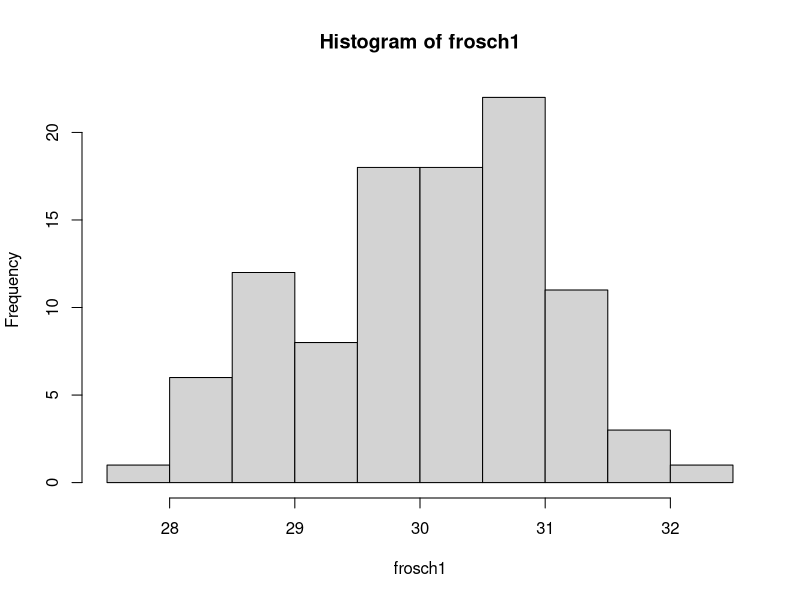
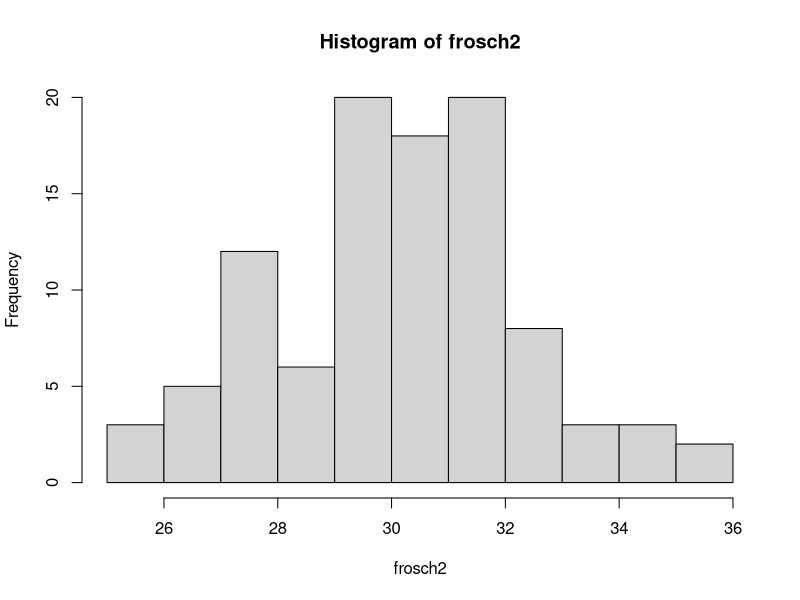
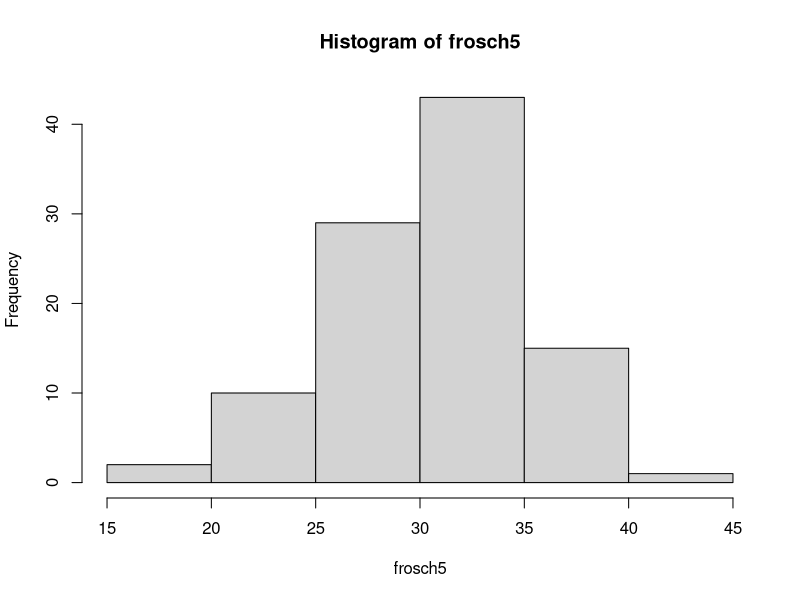
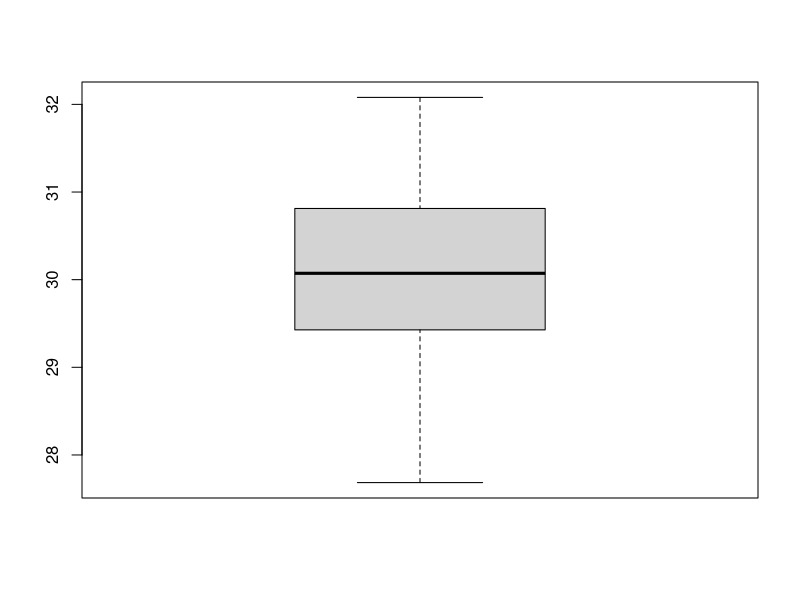
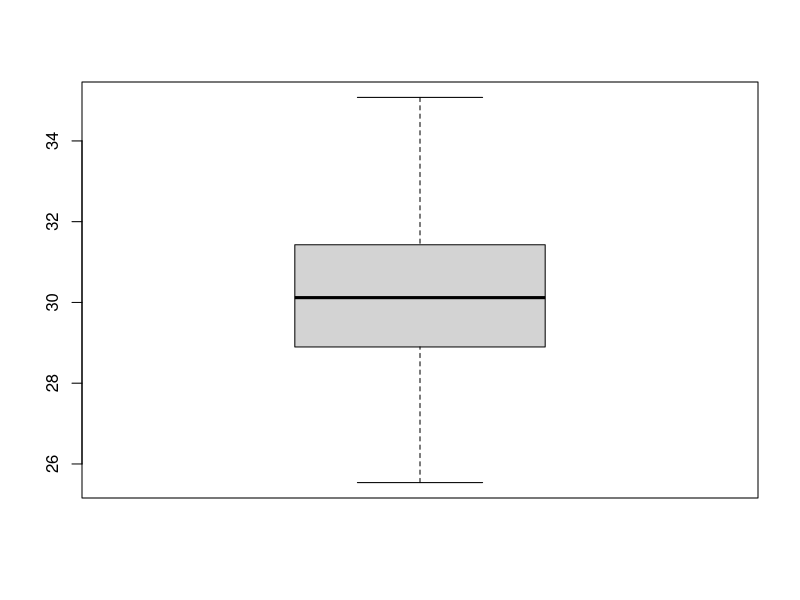
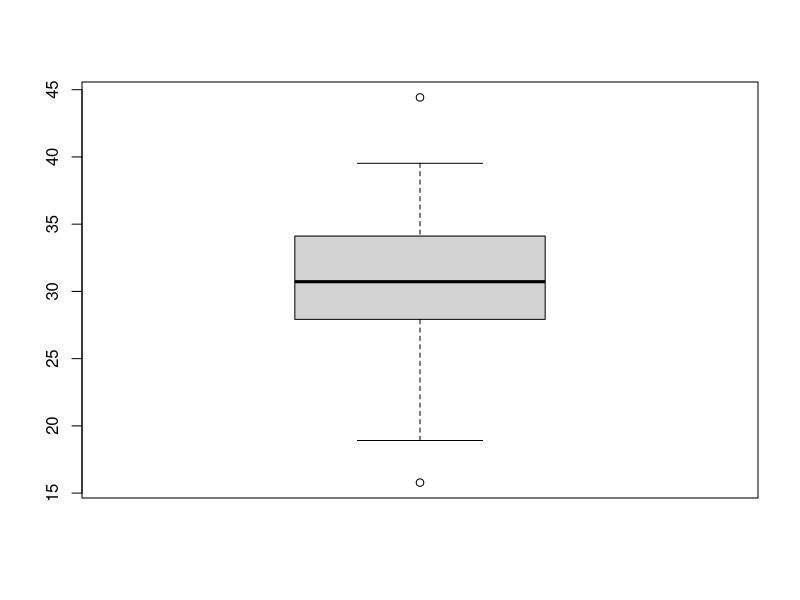
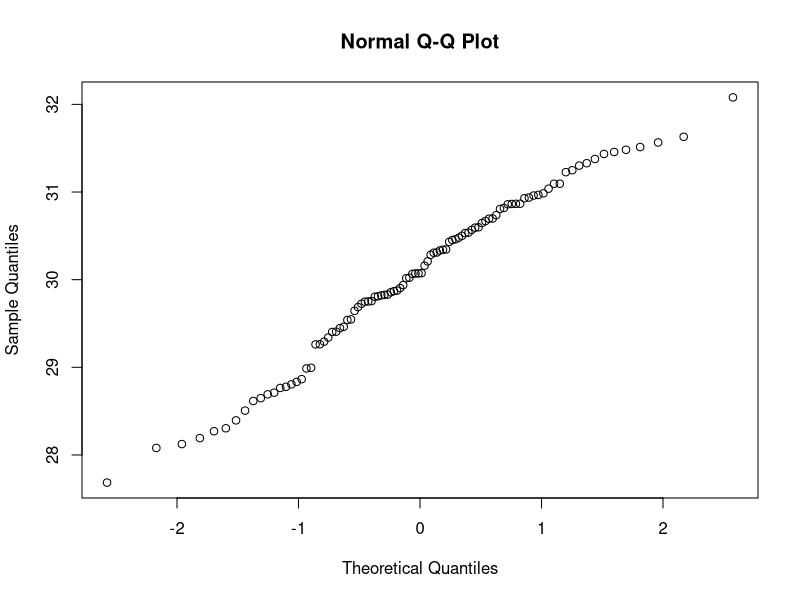
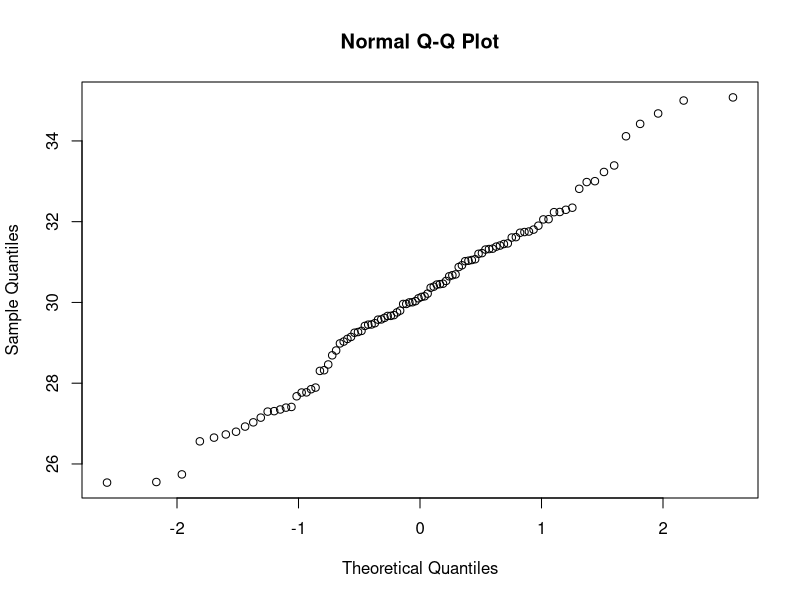

R code for these plots, in order:
#################################
### Power Analyse, 1st example ###
#################################

##1. generate this 3 data sets
frosch1 <- rnorm(100, 30, 1)
frosch2 <- rnorm(100, 30, 2)
frosch5 <- rnorm(100, 30, 5)

##2. visualize that the samples have a normal distribution
hist(frosch1)
hist(frosch2)
hist(frosch5)
boxplot(frosch1)
boxplot(frosch2)
boxplot(frosch5)
qqnorm(frosch1)
qqnorm(frosch2)
qqnorm(frosch5)

##3. show how the variances influence the distribution
##all plots together with equally scaled axes

windows()#opens a separate display for bigger graphs
par(mfrow=c(3,3)) # partitioning of the display
hist(frosch1, nclass=10, xlim=c(10,50), ylim=c(0,25), xlab="Body mass [g]", ylab="number", main="Histogram - Std = 1")
hist(frosch2, nclass=10, xlim=c(10,50), ylim=c(0,25), xlab="Body mass [g]", ylab="number", main="Histogram - Std = 2")
hist(frosch5, nclass=10, xlim=c(10,50), ylim=c(0,25), xlab="Body mass [g]", ylab="number", main="Histogram - Std = 5")
boxplot(frosch1, frosch2, frosch5, names = c("1","2","5"), main = "Boxplots for Std = 1, 2 und 5", ylab="Body mass [g]")
qqnorm(frosch1, main="Quantil-Quantil-Plot - Std = 1")
qqnorm(frosch2, main="uantil-Quantil-Plot - Std = 2")
qqnorm(frosch5, main="Quantil-Quantil-Plot - Std = 5")

################################
###Power Sampling, example 2###
################################

##calculating sample size assuming different variance
##we fix the power to 0.8
##we compare two samples (north and south slope)
##we test only one side: north slope frogs weigh more than south slope frogs
power.t.test(delta=2, sd=1, power = 0.8,
             type="two.sample", alternative="one.sided")
power.t.test(delta=2, sd=2, power = 0.8,
             type="two.sample", alternative="one.sided")
power.t.test(delta=2, sd=5, power = 0.8,
             type="two.sample", alternative="one.sided")

##visualisation
n.1.5<-power.t.test(delta=2, sd=1, power=0.5,
             type="two.sample", alternative="one.sided")
n.1.7<-power.t.test(delta=2, sd=1, power=0.7,
             type="two.sample", alternative="one.sided")
n.1.9<-power.t.test(delta=2, sd=1, power=0.9,
             type="two.sample", alternative="one.sided")

n.2.5<-power.t.test(delta=2, sd=2, power=0.5,
             type="two.sample", alternative="one.sided")
n.2.7<-power.t.test(delta=2, sd=2, power=0.7,
             type="two.sample", alternative="one.sided")
n.2.9<-power.t.test(delta=2, sd=2, power=0.9,
             type="two.sample", alternative="one.sided")

n.5.5<-power.t.test(delta=2, sd=5, power=0.5,
             type="two.sample", alternative="one.sided")
n.5.7<-power.t.test(delta=2, sd=5, power=0.7,
             type="two.sample", alternative="one.sided")
n.5.9<-power.t.test(delta=2, sd=5, power=0.9,
             type="two.sample", alternative="one.sided")

##we can do the same but much simpler using loops
n.all<-data.frame(n=NULL,delta=NULL,sd=NULL,sig.level=NULL,power=NULL)
for(i in c(1,2,5)){
  for(j in c(0.5,0.7,0.9)){
    x<-power.t.test(delta=2, sd=i, power=j,type="two.sample", alternative="one.sided")
    n.all<-rbind(n.all,x[1:5])
  }
}

##combination of all results into one data frame
par(mfrow=c(1,1))
n.all<-data.frame(rbind(n.1.5,n.1.7,n.1.9,n.2.5,n.2.7,n.2.9,n.5.5,n.5.7,n.5.9))
plot(n.all$n,n.all$sd,ylab="standard deviation",xlab="sample size in each group",
     main="effect size = 2 g N-S difference")
lines(n.all$n[n.all$power==0.5],n.all$sd[n.all$power==0.5],col=2)
lines(n.all$n[n.all$power==0.7],n.all$sd[n.all$power==0.7],col=3)
lines(n.all$n[n.all$power==0.9],n.all$sd[n.all$power==0.9],col=4)
legend("bottomright",lty=c(1,1,1),col=c(2,3,4),
       legend=c("power=0.5","power=0.7","power=0.9"))
